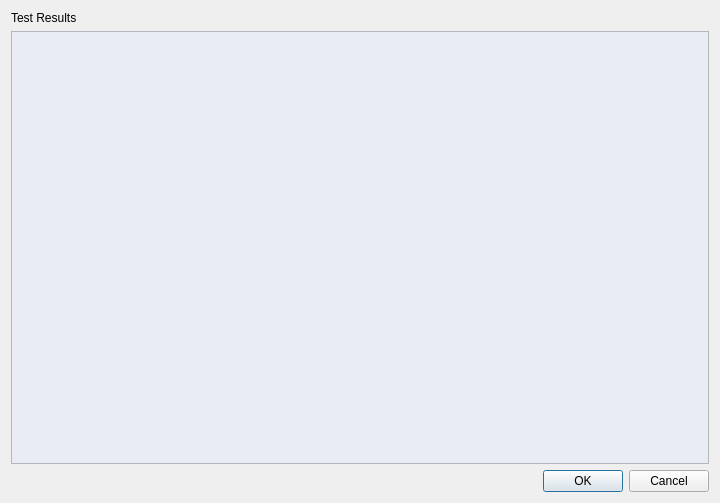
<?xml version="1.0" encoding="UTF-8"?>
<ui version="4.0">
 <class>Dialog</class>
 <widget class="QDialog" name="Dialog">
  <property name="geometry">
   <rect>
    <x>0</x>
    <y>0</y>
    <width>720</width>
    <height>503</height>
   </rect>
  </property>
  <property name="sizePolicy">
   <sizepolicy hsizetype="Expanding" vsizetype="Preferred">
    <horstretch>0</horstretch>
    <verstretch>0</verstretch>
   </sizepolicy>
  </property>
  <property name="windowTitle">
   <string>Dialog</string>
  </property>
  <layout class="QVBoxLayout" name="verticalLayout">
   <item>
    <widget class="QLabel" name="label">
     <property name="sizePolicy">
      <sizepolicy hsizetype="Preferred" vsizetype="Fixed">
       <horstretch>0</horstretch>
       <verstretch>0</verstretch>
      </sizepolicy>
     </property>
     <property name="styleSheet">
      <string notr="true">font: 12pt &quot;Segoe UI&quot;;</string>
     </property>
     <property name="text">
      <string>Test Results</string>
     </property>
    </widget>
   </item>
   <item>
    <widget class="QTableView" name="tableView">
     <property name="styleSheet">
      <string notr="true">alternate-background-color: white;
background-color: #E9EBF5;</string>
     </property>
     <property name="sizeAdjustPolicy">
      <enum>QAbstractScrollArea::AdjustToContents</enum>
     </property>
    </widget>
   </item>
   <item>
    <widget class="QDialogButtonBox" name="buttonBox">
     <property name="orientation">
      <enum>Qt::Horizontal</enum>
     </property>
     <property name="standardButtons">
      <set>QDialogButtonBox::Cancel|QDialogButtonBox::Ok</set>
     </property>
    </widget>
   </item>
  </layout>
 </widget>
 <resources/>
 <connections>
  <connection>
   <sender>buttonBox</sender>
   <signal>accepted()</signal>
   <receiver>Dialog</receiver>
   <slot>accept()</slot>
   <hints>
    <hint type="sourcelabel">
     <x>248</x>
     <y>254</y>
    </hint>
    <hint type="destinationlabel">
     <x>157</x>
     <y>274</y>
    </hint>
   </hints>
  </connection>
  <connection>
   <sender>buttonBox</sender>
   <signal>rejected()</signal>
   <receiver>Dialog</receiver>
   <slot>reject()</slot>
   <hints>
    <hint type="sourcelabel">
     <x>316</x>
     <y>260</y>
    </hint>
    <hint type="destinationlabel">
     <x>286</x>
     <y>274</y>
    </hint>
   </hints>
  </connection>
 </connections>
</ui>
